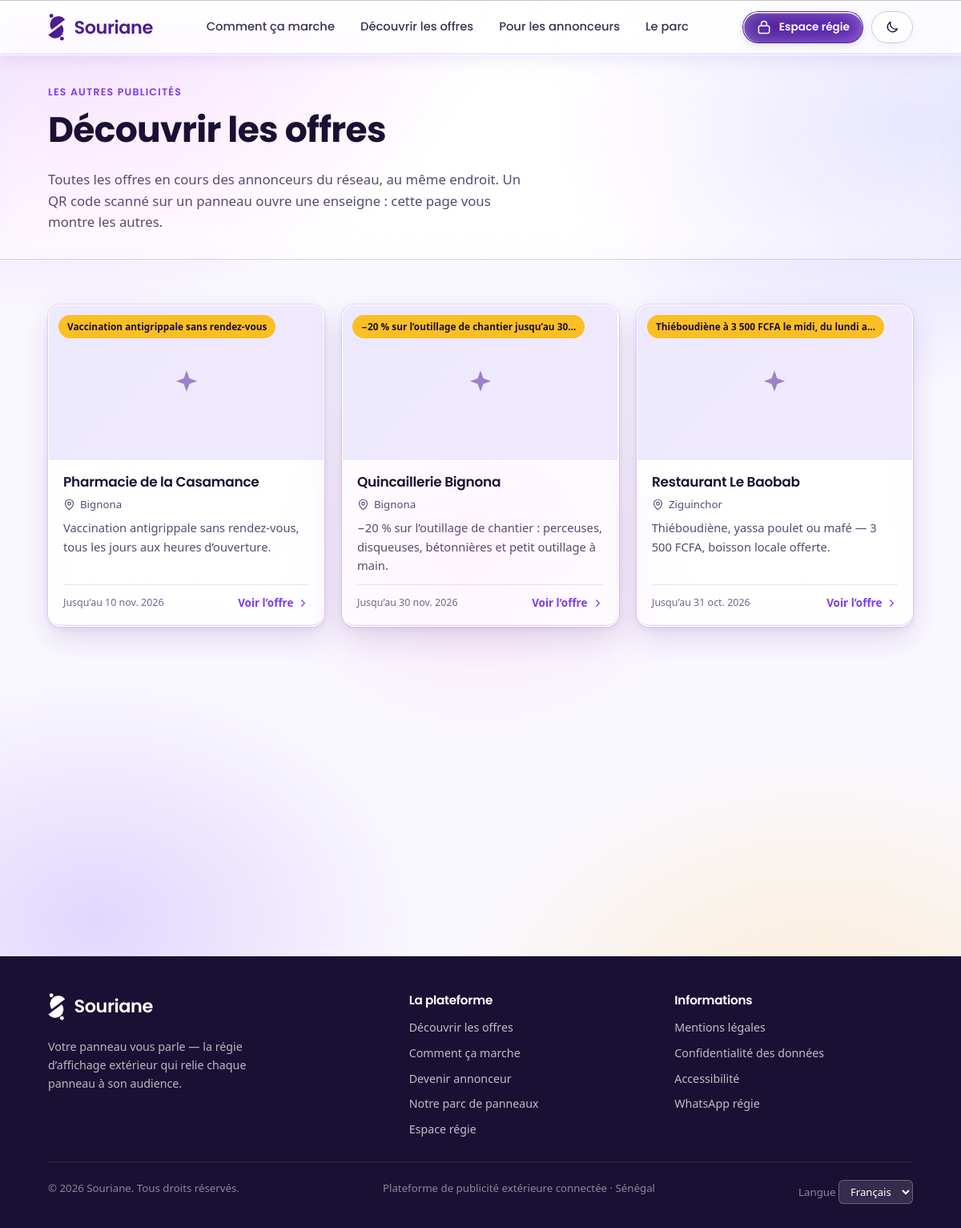
/decouvrir, run on the app's committed database.
### tables this page shows
CREATE TABLE `pages` (
    `id`            INT UNSIGNED NOT NULL AUTO_INCREMENT,
    `annonceur_id`  INT UNSIGNED  NOT NULL,
    `adresse_courte` VARCHAR(80)  NOT NULL,
    `titre`         VARCHAR(180)  NULL,
    `bandeau_offre` VARCHAR(255)  NULL COMMENT 'Mention reprise du panneau (ch. 5.2)',
    `statut`        ENUM('brouillon','publiee','depubliee') NOT NULL DEFAULT 'brouillon',
    `langue`        VARCHAR(5)    NOT NULL DEFAULT 'fr',
    `cree_le`       DATETIME      NOT NULL DEFAULT CURRENT_TIMESTAMP,
    `maj_le`        DATETIME      NOT NULL DEFAULT CURRENT_TIMESTAMP ON UPDATE CURRENT_TIMESTAMP,
    PRIMARY KEY (`id`),
    UNIQUE KEY `uk_pages_slug` (`adresse_courte`),
    KEY `fk_pages_annonceur` (`annonceur_id`),
    CONSTRAINT `fk_pages_annonceur` FOREIGN KEY (`annonceur_id`)
        REFERENCES `annonceurs` (`id`) ON DELETE CASCADE ON UPDATE CASCADE
);

CREATE TABLE `annonceurs` (
    `id`            INT UNSIGNED NOT NULL AUTO_INCREMENT,
    `nom`           VARCHAR(180)  NOT NULL,
    `adresse_courte` VARCHAR(80)  NOT NULL COMMENT 'Identifiant d’URL (slug)',
    `description`   TEXT          NULL,
    `logo`          VARCHAR(255)  NULL,
    `telephone`     VARCHAR(30)   NULL,
    `whatsapp`      VARCHAR(30)   NULL,
    `email`         VARCHAR(180)  NULL,
    `adresse`       VARCHAR(255)  NULL,
    `ville`         VARCHAR(120)  NULL,
    `latitude`      DECIMAL(10,7) NULL,
    `longitude`     DECIMAL(10,7) NULL,
    `reseaux`       JSON          NULL COMMENT '{facebook,instagram,tiktok,youtube,site}',
    `horaires`      JSON          NULL COMMENT '{"lun":"08:00-18:00", ...}',
    `statut`        ENUM('actif','inactif','archive') NOT NULL DEFAULT 'actif',
    `cree_le`       DATETIME      NOT NULL DEFAULT CURRENT_TIMESTAMP,
    `maj_le`        DATETIME      NOT NULL DEFAULT CURRENT_TIMESTAMP ON UPDATE CURRENT_TIMESTAMP,
    PRIMARY KEY (`id`),
    UNIQUE KEY `uk_annonceurs_slug` (`adresse_courte`),
    KEY `idx_annonceurs_statut` (`statut`),
    KEY `idx_annonceurs_ville` (`ville`)
);

### app/core/View.php (called while the page is built, shortened)
<?php
final class View
{
    private static array $partage = [];
    public static function rendre(string $vue, array $donnees = [], ?string $layout = null): string
    {
        $contenu = self::capturer($vue, $donnees);
        return self::capturer('layouts/' . $layout, array_merge($donnees, ['contenu' => $contenu]));
    }
    private static function capturer(string $vue, array $donnees): string
    {
        $chemin = SOURIANE_ROOT . '/app/views/' . $vue . '.php';
        extract(array_merge(self::$partage, $donnees), EXTR_SKIP);
        try {
            require $chemin;
        } catch (\Throwable $e) {
            ob_end_clean();
            throw $e;
        }
        return (string) ob_get_clean();
    }
}

### app/controllers/PublicController.php (called while the page is built, shortened)
<?php
final class PublicController
{
    public function decouvrir(Request $request): Response
    {
        $pages = Page::publieesAvecOffre(60);
        $offres = [];
        foreach ($pages as $p) {
            $offre   = json_lire($p['offre_contenu'] ?? null);
            $image = '';
            $texteOffre = trim((string) ($offre['texte'] ?? ''));
            $bandeau    = trim((string) ($p['bandeau_offre'] ?? ''));
            $offres[] = [
                'adresse'  => (string) $p['adresse_courte'],
                'nom'      => (string) $p['annonceur_nom'],
                'ville'    => (string) ($p['ville'] ?? ''),
                'logo'     => (string) ($p['logo'] ?? ''),
                'image'    => $image,
                'bandeau'  => $bandeau,
                'resume'   => extrait($texteOffre !== '' ? $texteOffre : (string) ($p['description'] ?? ''), 130),
                'debut'    => (string) ($offre['debut'] ?? ''),
                'fin'      => (string) ($offre['fin'] ?? ''),
            ];
        }
        $html = View::rendre('public/decouvrir', [
            'titre'         => 'Découvrir les offres — ' . APP_NAME,
            'description'   => 'Les offres en cours des annonceurs du réseau Souriane : promotions, nouveautés et bons plans, près de chez vous.',
            'canonique'     => url('decouvrir'),
            'titrePage'     => 'Découvrir les offres',
            'surtitre'      => 'Les autres publicités',
            'offres'        => $offres,
            'configuration' => $this->configuration(),
        ], 'public');
        return Response::html($html)->avecCache(300);
    }
    public static function sessionVisite(): string
    {
        return (string) $_SESSION[self::CLE_SESSION];
    }
    private function configuration(array $extra = []): array
    {
        return array_merge([
            'base'    => BASE_URL,
            'api'     => url('api'),
            'vapid'   => VAPID_PUBLIC_KEY,
            'csrf'    => Csrf::jeton(),
            'session' => self::sessionVisite(),
            'https'   => est_https(),
            'ios'     => est_ios(),
            'sw'      => url('service-worker.js'),
        ], $extra);
    }
}

### app/core/Router.php (called while the page is built, shortened)
<?php
final class Router
{
    private array $routes = [];
    private function ajouter(string $methode, string $motif, callable $action): void
    {
        $params = [];
        $regex  = preg_replace_callback(
            '/\{([a-zA-Z_][a-zA-Z0-9_]*)\}/',
            static function (array $m) use (&$params): string {
                $params[] = $m[1];
                return '([^/]+)';
            },
            $motif
        ) ?? $motif;
        $this->routes[] = [
            'method' => $methode,
            'motif'  => $motif,
            'regex'  => '#^' . $regex . '$#',
            'params' => $params,
            'action' => $action,
        ];
    }
    public function dispatch(Request $request): Response
    {
        $estHead = $request->method === 'HEAD';
        $reponse = $this->acheminer($request, $estHead ? 'GET' : $request->method);
        return $estHead ? $reponse->sansCorps() : $reponse;
    }
    private function acheminer(Request $request, string $methode): Response
    {
        foreach ($this->routes as $route) {
            if (!preg_match($route['regex'], $request->path, $m)) {
                continue;
            }
            array_shift($m);
            $arguments = array_combine($route['params'], $m) ?: [];
            try {
                $resultat = ($route['action'])($request, $arguments);
            } catch (Throwable $e) {
                return $this->erreur($e);
            }
            return $resultat instanceof Response ? $resultat : Response::html((string) $resultat);
        }
        return Response::html('<h1>404 — Page introuvable</h1>', 404);
    }
}

### index.php (called while the page is built, shortened)
<?php
require_once __DIR__ . '/app/bootstrap.php';
$routeur  = new Router();
$requete  = Request::capture();
$reponse = $routeur->dispatch($requete);

### app/helpers.php (called while the page is built, shortened)
<?php
function e(?string $value): string
{
    return htmlspecialchars((string) $value, ENT_QUOTES | ENT_SUBSTITUTE, 'UTF-8');
}
function url(string $path = ''): string
{
    return BASE_URL . '/' . ltrim($path, '/');
}
function url_page(string $adresseCourte): string
{
    return url($adresseCourte);
}
function date_fr(?string $date, bool $avecHeure = false): string
{
    $ts = strtotime($date);
    $mois = [1 => 'janv.', 'févr.', 'mars', 'avr.', 'mai', 'juin',
             'juil.', 'août', 'sept.', 'oct.', 'nov.', 'déc.'];
    $texte = date('j', $ts) . ' ' . $mois[(int) date('n', $ts)] . ' ' . date('Y', $ts);
    return $avecHeure ? $texte . ' à ' . date('H:i', $ts) : $texte;
}
function extrait(?string $texte, int $longueur = 140): string
{
    $texte = trim((string) $texte);
    if (mb_strlen($texte) <= $longueur) {
        return $texte;
    }
    return rtrim(mb_substr($texte, 0, $longueur - 1)) . '…';
}

### app/bootstrap.php (called while the page is built, shortened)
<?php
require_once __DIR__ . '/config/config.php';
require_once __DIR__ . '/helpers.php';
spl_autoload_register(static function (string $classe): void {
    $prefixe = 'Souriane\\';
    $relatif = substr($classe, strlen($prefixe));
    $chemin  = __DIR__ . '/' . str_replace('\\', '/', $relatif) . '.php';
});

### app/core/Database.php (called while the page is built, shortened)
<?php
final class Database
{
    private static ?Database $instance = null;
    private PDO $pdo;
    private function __construct()
    {
        $dsn = sprintf(
            'mysql:host=%s;port=%s;dbname=%s;charset=%s',
            DB_HOST,
            DB_PORT,
            DB_NAME,
            DB_CHARSET
        );
        try {
            $this->pdo = new PDO($dsn, DB_USER, DB_PASS, [
                PDO::ATTR_ERRMODE            => PDO::ERRMODE_EXCEPTION,
                PDO::ATTR_DEFAULT_FETCH_MODE => PDO::FETCH_ASSOC,
                PDO::ATTR_EMULATE_PREPARES   => false,
                PDO::ATTR_STRINGIFY_FETCHES  => false,
            ]);
        } catch (PDOException $e) {
            journal_technique('erreur', 'Connexion base de données impossible', [
                'message' => $e->getMessage(),
            ]);
            throw new RuntimeException(
                APP_DEBUG
                    ? 'Connexion à la base impossible : ' . $e->getMessage()
                    : 'Le service est momentanément indisponible.',
                0,
                $e
            );
        }
    }
    public static function instance(): Database
    {
        return self::$instance ??= new self();
    }
    public function query(string $sql, array $params = []): PDOStatement
    {
        $debut = microtime(true);
        $stmt  = $this->pdo->prepare($sql);
        $stmt->execute();
        $duree = (microtime(true) - $debut) * 1000;
        return $stmt;
    }
    public function select(string $sql, array $params = []): array
    {
        return $this->query($sql, $params)->fetchAll();
    }
}

### app/models/Page.php (called while the page is built, shortened)
<?php
final class Page
{
    public static function publieesAvecOffre(int $limite = 60): array
    {
        return Database::instance()->select(
            "SELECT p.id, p.adresse_courte, p.titre, p.bandeau_offre, p.maj_le,
                    a.id AS annonceur_id, a.nom AS annonceur_nom, a.ville, a.logo, a.description,
                    (SELECT s.contenu FROM sections_page s
                      WHERE s.page_id = p.id AND s.type = 'offre' AND s.actif = 1
                      LIMIT 1) AS offre_contenu,
                    (SELECT s.contenu FROM sections_page s
                      WHERE s.page_id = p.id AND s.type = 'galerie' AND s.actif = 1
                      LIMIT 1) AS galerie_contenu
             FROM pages p
             JOIN annonceurs a ON a.id = p.annonceur_id
             WHERE p.statut = 'publiee' AND a.statut = 'actif'
             ORDER BY p.maj_le DESC, a.nom ASC
             LIMIT " . max(1, min(200, $limite))
        );
    }
}

### app/views/public/decouvrir.php (the view, shortened to what this page needs)
<?php
$surtitre  = $surtitre ?? '';
$titrePage = $titrePage ?? 'Découvrir les offres';
$offres    = $offres ?? [];
?>
<section class="section section--serree section--teinte">
    <div class="conteneur">
        <?php if ($surtitre !== ''): ?>
            <span class="entete-section__surtitre"><?= e($surtitre) ?></span>
        <?php endif; ?>
        <h1><?= e($titrePage) ?></h1>
        <p style="color:var(--gris-600);font-size:1.05rem;max-width:64ch">
            Toutes les offres en cours des annonceurs du réseau, au même endroit.
            Un QR code scanné sur un panneau ouvre une enseigne : cette page vous
            montre les autres.
        </p>
    </div>
</section>
<section class="section">
    <div class="conteneur">
        <?php if ($offres === []): ?>
            <div class="carte carte--appel">
                <h2>Aucune offre en ligne pour le moment</h2>
                <p class="carte--appel__texte">
                    Les annonceurs du réseau publient leurs offres au fil des campagnes.
                    Revenez bientôt, ou restez informé pour être prévenu dès la prochaine.
                </p>
            </div>
        <?php else: ?>
            <div class="grille grille--3">
                <?php foreach ($offres as $rang => $offre): ?>
                    <?php
                    $illustration = $offre['image'] !== '' ? $offre['image'] : $offre['logo'];
                    $validite     = '';
                    if ($offre['fin'] !== '') {
                        $validite = 'Jusqu’au ' . date_fr($offre['fin']);
                    } elseif ($offre['debut'] !== '') {
                        $validite = 'À partir du ' . date_fr($offre['debut']);
                    }
                    ?>
                    <article class="offre-carte reveler" style="--retard:<?= min($rang, 8) * 90 ?>ms">
                        <a class="offre-carte__lien" href="<?= e(url_page($offre['adresse'])) ?>" data-action="clic_offre_decouverte">
                            <div class="offre-carte__visuel">
                                <?php if ($illustration !== ''): ?>
                                    <img src="<?= e(url($illustration)) ?>" alt="" loading="lazy" width="360" height="200">
                                <?php else: ?>
                                    <span class="offre-carte__visuel-vide" aria-hidden="true"><?= Icone::svg('etincelle') ?></span>
                                <?php endif; ?>
                                <?php if ($offre['bandeau'] !== ''): ?>
                                    <span class="offre-carte__etiquette"><?= e(extrait($offre['bandeau'], 46)) ?></span>
                                <?php endif; ?>
                            </div>
                            <div class="offre-carte__corps">
                                <h3 class="offre-carte__nom"><?= e($offre['nom']) ?></h3>
                                <?php if ($offre['ville'] !== ''): ?>
                                    <div class="offre-carte__ville"><?= Icone::svg('carte') ?> <?= e($offre['ville']) ?></div>
                                <?php endif; ?>
                                <?php if ($offre['resume'] !== ''): ?>
                                    <p class="offre-carte__resume"><?= e($offre['resume']) ?></p>
                                <?php endif; ?>
                                <div class="offre-carte__pied">
                                    <span class="offre-carte__validite"><?= e($validite !== '' ? $validite : 'Offre en cours') ?></span>
                                    <span class="offre-carte__action">
                                        Voir l’offre <?= Icone::svg('suivant') ?>
                                    </span>
                                </div>
                            </div>
                        </a>
                    </article>
                <?php endforeach; ?>
            </div>
        <?php endif; ?>
    </div>
</section>
<section class="section section--serree">
    <div class="conteneur">
    </div>
</section>

### app/core/Icone.php (shortened to what this page needs)
<?php
final class Icone
{
    public static function svg(string $nom, string $classe = '', int $taille = 0): string
    {
        $trace = self::TRACES[$nom] ?? self::TRACES['info'];
        $pleines = ['whatsapp', 'facebook', 'youtube', 'etincelle'];
        $attributs = in_array($nom, $pleines, true)
            ? 'fill="currentColor" stroke="none"'
            : 'fill="none" stroke="currentColor" stroke-width="1.8" stroke-linecap="round" stroke-linejoin="round"';
        $dim = $taille > 0 ? sprintf(' width="%1$d" height="%1$d"', $taille, $taille) : '';
        $cls = $classe !== '' ? ' class="' . e($classe) . '"' : '';
        return sprintf(
            '<svg xmlns="http://www.w3.org/2000/svg" viewBox="0 0 24 24" aria-hidden="true" focusable="false"%s%s %s>%s</svg>',
            $dim,
            $cls,
            $attributs,
            $trace
        );
    }
}

### data on the page
pages: min($rang, 8) * 90 0 (drawn), bandeau_offre "Vaccination antigrippale sans rendez-vous", annonceur.nom "Pharmacie de la Casamance", annonceur.ville "Bignona", resume "Vaccination antigrippale sans rendez-vous, tous les jours aux heures d’ouverture.", validite "Jusqu’au 10 nov. 2026"
pages: min($rang, 8) * 90 90 (drawn), bandeau_offre "−20 % sur l’outillage de chantier jusqu’au 30…", annonceur.nom "Quincaillerie Bignona", annonceur.ville "Bignona", resume "−20 % sur l’outillage de chantier : perceuses, disqueuses, bétonnières et petit outillage à main.", validite "Jusqu’au 30 nov. 2026"
pages: min($rang, 8) * 90 180 (drawn), bandeau_offre "Thiéboudiène à 3 500 FCFA le midi, du lundi a…", annonceur.nom "Restaurant Le Baobab", annonceur.ville "Ziguinchor", resume "Thiéboudiène, yassa poulet ou mafé — 3 500 FCFA, boisson locale offerte.", validite "Jusqu’au 31 oct. 2026"

### other printed values
APP_NAME "Souriane Souriane"
$item['libelle'] "Comment ça marche"
$item['libelle'] "Découvrir les offres"
$item['libelle'] "Pour les annonceurs"
$item['libelle'] "Le parc"
$surtitre "LES AUTRES PUBLICITÉS"
$titrePage "Découvrir les offres"
APP_SLOGAN "Votre panneau vous parle"
APP_NAME "Souriane"
form field lang "Français"
